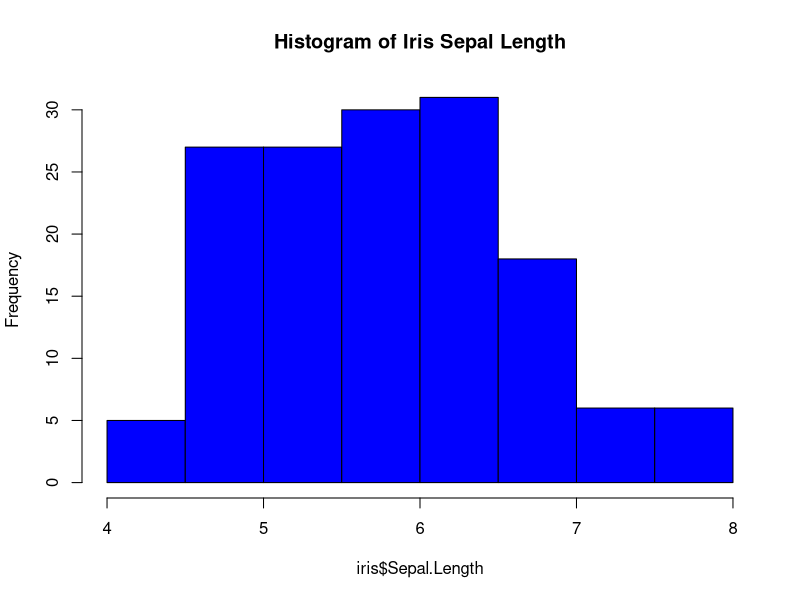

Recreate this plot in R.
## ---- chunk 1
#summary of the iris data
summary(iris$Sepal.Length)
## ---- chunk 2
hist(iris$Sepal.Length, col='blue', main='Histogram of Iris Sepal Length')
